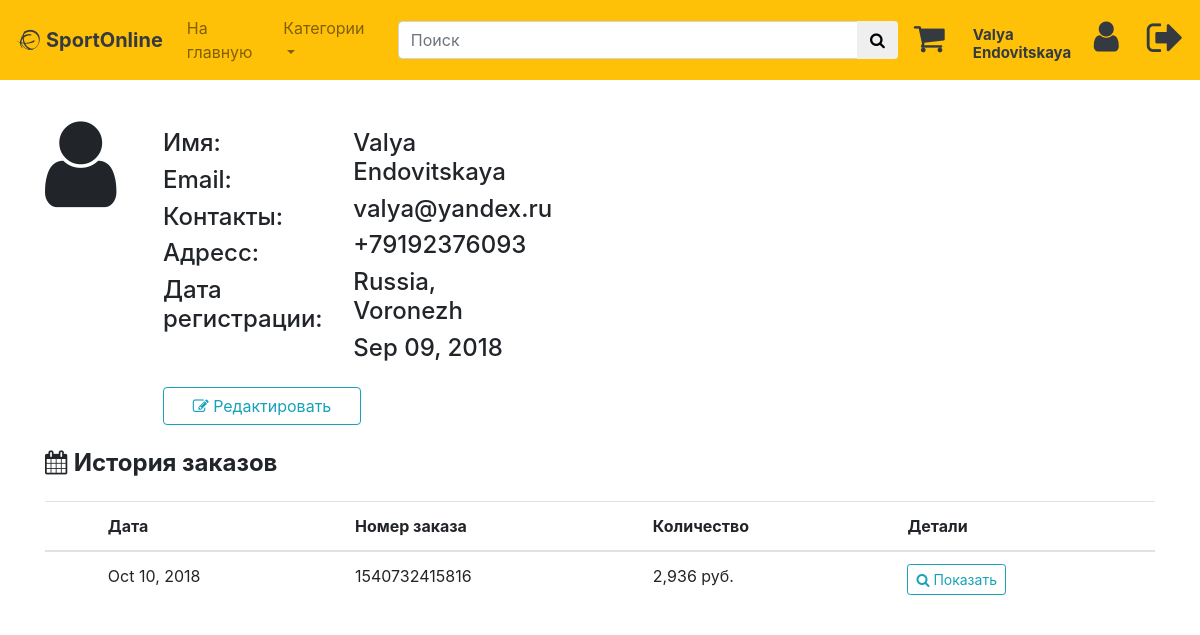
The app's page /profile.php (signed in) with its own data.
### tables this page shows
CREATE TABLE `users` ( 
`id` int PRIMARY KEY AUTO_INCREMENT, 
`email` varchar(200) NOT NULL, 
`password` varchar(60) NOT NULL, 
`type` int(1) NOT NULL DEFAULT '0', 
`firstname` varchar(50) NOT NULL, 
`lastname` varchar(50) NOT NULL, 
`address` text, 
`contact_info` varchar(100) DEFAULT NULL, 
`photo` varchar(200) NOT NULL DEFAULT 'profile.jpg', 
`status` int(1) NOT NULL DEFAULT '1', 
`created_on` date NOT NULL 
);

CREATE TABLE `sales` ( 
`id` int PRIMARY KEY AUTO_INCREMENT, 
`user_id` int NOT NULL, 
`pay_id` varchar(50) NOT NULL, 
`sales_date` date NOT NULL 
);

### includes/session.php (called while the page is built, shortened)
<?php
	include 'includes/conn.php';
	if(isset($_SESSION['user'])){
		$conn = $pdo->open();
		try{
			$stmt = $conn->prepare("SELECT * FROM users WHERE id=:id");
			$stmt->execute(['id'=>$_SESSION['user']]);
			$user = $stmt->fetch();
		}
		catch(PDOException $e){
			echo "There is some problem in connection: " . $e->getMessage();
		}
	}
?>

### profile.php (the view, shortened to what this page needs)
<?php include 'includes/session.php'; ?>
<?php include 'includes/header.php'; ?>
<body class="hold-transition">
<?php include 'includes/navbar.php'; ?>
<div class="container">
        <div class="row mt-2">
	        	<div class="col-lg-12 col-md-12">
      </div>
            </div>
        <div class="row mb-4">
            <div class="col-sm-1" style='font-size: 100px'><i class="fa fa-user" aria-hidden="true"></i>
            </div>
            <div class="col-md-6 mt-3">
            <div class="row mt-4 ml-2">
            <div class="col-lg-4 col-md-6 mr-2">
            	<h4>Имя:</h4>
	        	<h4>Email:</h4>
	        	<h4>Контакты:</h4>
	        	<h4>Адресс:</h4>
	        	<h4>Дата регистрации:</h4>
            </div>
            <div class="col-sm-4 col-md-5">
	        	<h4><?php echo $user['firstname'].' '.$user['lastname']; ?></h4>
	        	<h4><?php echo $user['email']; ?></h4>
	        	<h4><?php echo (!empty($user['contact_info'])) ? $user['contact_info'] : 'N/a'; ?></h4>
	        	<h4><?php echo (!empty($user['address'])) ? $user['address'] : 'N/a'; ?></h4>
	        	<h4><?php echo date('M d, Y', strtotime($user['created_on'])); ?></h4>
	       </div>
            </div>
            <div class="row mt-2 ml-2">
            <div class="col-lg-5 col-md-7  mt-2">
            <a href="#edit" class="btn btn btn-outline-info btn-block" data-toggle="modal"><i class="fa fa-edit"></i> Редактировать</a>
            </div>
            </div>
	    </div>
	  </div>
        <div clas="row mt-4">
        <h4 ><i class="fa fa-calendar"></i> <b>История заказов</b></h4>
        <table class="table mt-4">
  <thead>
    <tr>
      <th class="hidden"></th>
      <th>Дата</th>
      <th>Номер заказа</th>
      <th>Количество</th>
      <th>Детали</th>
    </tr>
  </thead>
  <tbody>
    <?php
	     $conn = $pdo->open();
	       try{
	        $stmt = $conn->prepare("SELECT * FROM sales WHERE user_id=:user_id ORDER BY sales_date DESC");
	        $stmt->execute(['user_id'=>$user['id']]);
	        foreach($stmt as $row){
	        	$stmt2 = $conn->prepare("SELECT * FROM details LEFT JOIN products ON products.id=details.product_id WHERE sales_id=:id");
	        	$stmt2->execute(['id'=>$row['id']]);
	        	$total = 0;
	        	foreach($stmt2 as $row2){
	        		$subtotal = $row2['price']*$row2['quantity'];
	        		$total += $subtotal;
	        		}
	        		echo "
	        			<tr>
	        				<td class='hidden'></td>
	        				<td>".date('M d, Y', strtotime($row['sales_date']))."</td>
	        				<td>".$row['pay_id']."</td>
	        				<td>".number_format($total)." руб.</td>
	        				<td><button  data-toggle='modal' data-target='#transaction' class='btn btn-sm btn-outline-info transact' data-id='".$row['id']."'><i class='fa fa-search'></i> Показать</button></td>
                        </tr>
	        		";
	        		}
	        	}catch(PDOException $e){
					echo "There is some problem in connection: " . $e->getMessage();
				}
	    ?>
  </tbody>
  </table>
        </div>
 </div>
</body>
</html>

### includes/navbar.php (shortened to what this page needs)
<header class="main-header">
  <nav class="navbar navbar-light  navbar-expand-md bg-warning justify-content-between" >
     <a  href="index.php" class="navbar-brand text-dark"><i class="fa fa-ravelry" aria-hidden="true"></i>
        <b class="text-dark">SportOnline</b></a>
    <div class="collapse navbar-collapse" id="navbarNav">
    <ul class="navbar-nav">
       <li class="nav-item" ><a class="nav-link" href="index.php">На главную</a></li>
       <li class="nav-item dropdown">
        <a class="nav-link dropdown-toggle" href="#" id="navbarDropdownMenuLink" data-toggle="dropdown" aria-haspopup="true" aria-expanded="false">Категории</a>
        </li>
        </ul>
     </div>
     <div class="collapse navbar-collapse" id="navbarNav">
            <form method="POST" action="search.php" class="form-inline ml-4 ">
              <div class="input-group" style="width: 500px">
                <input class="form-control " id="navbar-search-input" name="keyword" type="search" placeholder="Поиск" aria-label="Поиск">
               <div class="input-group-append">
                  <button type="submit" class="btn btn-default btn-flat"><i class="fa fa-search" aria-hidden="true"></i>
                </button>
               </div>
               </div>
            </form>
                    <a  style="font-size: 25px" class="nav-item ml-3 mb-1 text-danger" href="cart_view.php" >
                        <i class="fa fa-lg fa-shopping-cart text-dark" aria-hidden="true"></i>
                    </a>
</div>
        <div class="collapse navbar-collapse ml" id="navbarNav">
          <ul class="navbar-nav ml-auto">
             <?php
            if(isset($_SESSION['user'])){
              echo '
              <div  style="font-size: 15px" class=" font-weight-bold nav-item ml-4 mt-3 text-dark h5"> '.$user['firstname'].' '.$user['lastname'].'</div>
              <div  class="nav-item ml" ><a style="font-size: 35px" href="profile.php" title="Профиль" class="nav-item ml-1 text-dark"><i class="fa fa-user" aria-hidden="true"></i></a></div>
                <div  class="nav-item ml-4 mt-1 text-dark" ><a style="font-size: 30px" href="logout.php" title="Вход" class="nav-item ml-1 text-dark"><i class="fa fa-sign-out fa-lg" aria-hidden="true"></i></a></div>
              ';
            }
            else{
              echo "
                <b style='font-size: 18px' class='nav-item mt-3'><a class= 'text-dark ' >Войти</a></b>
              <a style='font-size: 35px' class='ml-2 text-dark nav-item' href='login.php' ><i class='fa fa-sign-in' aria-hidden='true'></i></a>
              ";
            }
          ?>
            </ul>
        </div>
  </nav>
</header>

### records on screen
users: firstname "Valya", lastname "Endovitskaya", email "valya@yandex.ru", contact_info "+79192376093", address "Russia, Voronezh", created_on "Sep 09, 2018"
sales: sales_date "Oct 10, 2018", pay "1540732415816", total "2,936"
